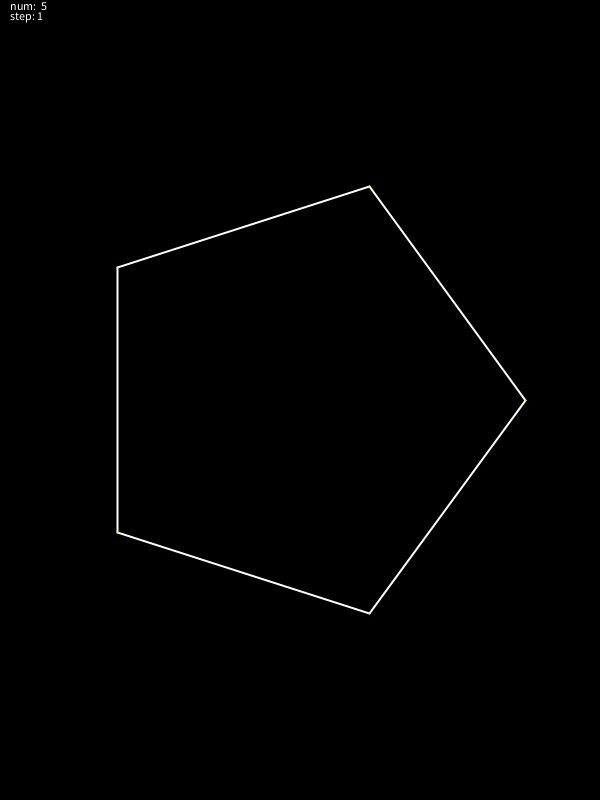
Frame 1 (no input)
Frame 60 (the mouse pressed at the canvas centre just before this capture): identical to frame 1, image omitted
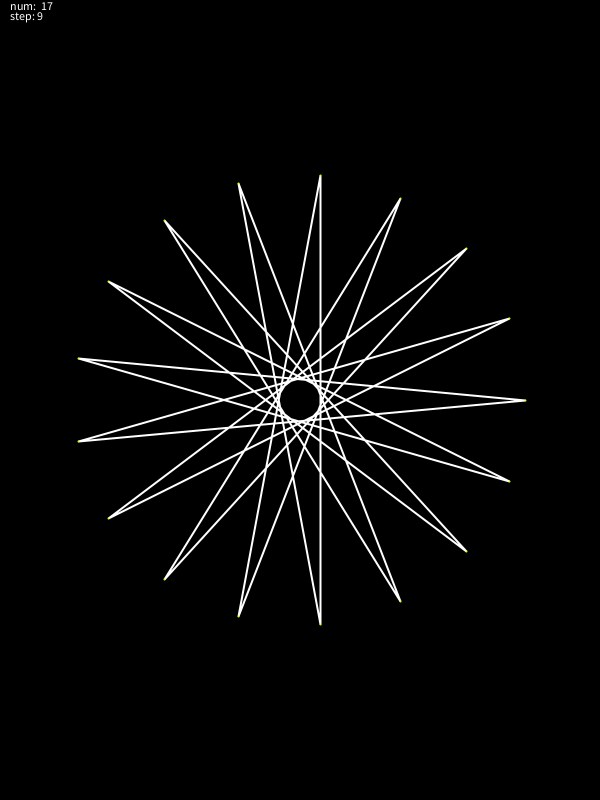
Frame 120 (the mouse held since frame 60 and released just before this capture)

The Processing sketch that drew these frames (run headless with seeded random() and noise(); from frame 60 on, the mouse is pressed at the canvas centre):

// Processing sketch: Star
// ── Star.pde
int num = 3,     //must be odd
   step = 3;
int orient = 0;
int maxNum = 29; //must be odd
PVector list[] = new PVector[maxNum+1]; 
boolean auto = false;
void setup()
{
  size(600,800);
  background(0);
  orient = (width<height)?width:height;
  for(int i = 0; i < list.length; i++)
  {
     list[i] = new PVector(0,0); 
  }
  stroke(255);
  colorMode(HSB);
  strokeWeight(2);
  noFill();
  
}

void draw()
{
  background(0);
  stroke(255);
  
  if (auto)
    autoStep();
  else
    mouseSet();
    
  text("num:  " + num,10,10);
  text("step: " + step,10,20);
  
  translate(width/2,height/2);
  
  for (int i = 0; i < num; i++)
  {
    float x = cos(i*TWO_PI/num)*0.75*orient/2;
    float y = sin(i*TWO_PI/num)*0.75*orient/2;
    list[i].x = x;
    list[i].y = y;
  }

  beginShape();
  for (int i = 0; i < num; i++)
  {
    int index = (i * step) % num;
    vertex(list[index].x, list[index].y);
  }
  endShape(CLOSE);
  
  stroke(46,250,250);
  for (int i = 0; i < num; i++)
  {
    point(list[i].x, list[i].y);
  }
}
void mouseClicked()
{
  auto = !auto;
}
void autoStep()
{
  frameRate(3);
  step += (num == maxNum - 2)? 3 : (step < maxNum)? 0 : -maxNum ;

  do
    num+=2;
  while(num % step == 0);
  
  num   = (num <  maxNum)? num : 3 ;
  
}

void mouseSet()
{
  frameRate(30);
  int numMap = 1 + 2*floor( map(mouseX,0,width,2, maxNum / 2 ) ),
     stepMap = round( map(mouseY,0,height,1,num) );
  num = numMap;
  step = stepMap;
};
